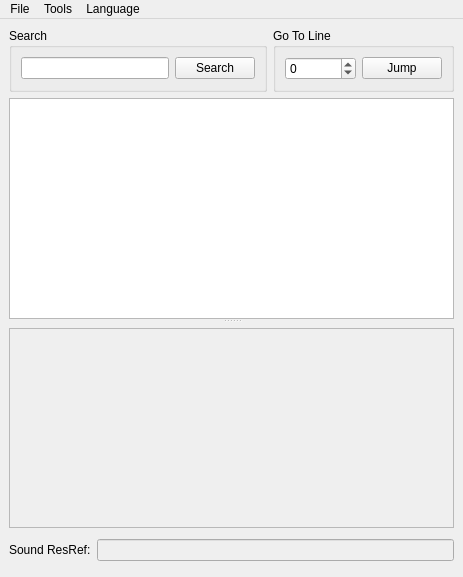
<?xml version="1.0" encoding="UTF-8"?>
<ui version="4.0">
 <class>MainWindow</class>
 <widget class="QMainWindow" name="MainWindow">
  <property name="geometry">
   <rect>
    <x>0</x>
    <y>0</y>
    <width>463</width>
    <height>577</height>
   </rect>
  </property>
  <property name="windowTitle">
   <string>MainWindow</string>
  </property>
  <widget class="QWidget" name="centralwidget">
   <layout class="QGridLayout" name="gridLayout">
    <item row="0" column="0">
     <widget class="QSplitter" name="splitter">
      <property name="orientation">
       <enum>Qt::Vertical</enum>
      </property>
      <widget class="QWidget" name="layoutWidget">
       <layout class="QVBoxLayout" name="verticalLayout">
        <item>
         <layout class="QHBoxLayout" name="horizontalLayout_3" stretch="5,3">
          <item>
           <widget class="QGroupBox" name="searchBox">
            <property name="title">
             <string>Search</string>
            </property>
            <layout class="QHBoxLayout" name="horizontalLayout_2">
             <item>
              <widget class="QLineEdit" name="searchEdit"/>
             </item>
             <item>
              <widget class="QPushButton" name="searchButton">
               <property name="text">
                <string>Search</string>
               </property>
              </widget>
             </item>
            </layout>
           </widget>
          </item>
          <item>
           <widget class="QGroupBox" name="jumpBox">
            <property name="title">
             <string>Go To Line</string>
            </property>
            <layout class="QHBoxLayout" name="horizontalLayout_4">
             <item>
              <widget class="QSpinBox" name="jumpSpinbox">
               <property name="minimum">
                <number>-2147483648</number>
               </property>
               <property name="maximum">
                <number>2147483647</number>
               </property>
              </widget>
             </item>
             <item>
              <widget class="QPushButton" name="jumpButton">
               <property name="text">
                <string>Jump</string>
               </property>
              </widget>
             </item>
            </layout>
           </widget>
          </item>
         </layout>
        </item>
        <item>
         <widget class="QTableView" name="talkTable">
          <property name="editTriggers">
           <set>QAbstractItemView::NoEditTriggers</set>
          </property>
          <property name="selectionMode">
           <enum>QAbstractItemView::SingleSelection</enum>
          </property>
          <property name="selectionBehavior">
           <enum>QAbstractItemView::SelectRows</enum>
          </property>
          <attribute name="horizontalHeaderVisible">
           <bool>false</bool>
          </attribute>
          <attribute name="horizontalHeaderHighlightSections">
           <bool>false</bool>
          </attribute>
          <attribute name="horizontalHeaderStretchLastSection">
           <bool>true</bool>
          </attribute>
         </widget>
        </item>
       </layout>
      </widget>
      <widget class="QWidget" name="layoutWidget1">
       <layout class="QVBoxLayout" name="verticalLayout_2">
        <item>
         <widget class="QPlainTextEdit" name="textEdit">
          <property name="enabled">
           <bool>false</bool>
          </property>
          <property name="maximumSize">
           <size>
            <width>16777215</width>
            <height>200</height>
           </size>
          </property>
         </widget>
        </item>
        <item>
         <layout class="QHBoxLayout" name="horizontalLayout">
          <item>
           <widget class="QLabel" name="label">
            <property name="text">
             <string>Sound ResRef:</string>
            </property>
           </widget>
          </item>
          <item>
           <widget class="QLineEdit" name="soundEdit">
            <property name="enabled">
             <bool>false</bool>
            </property>
            <property name="maxLength">
             <number>16</number>
            </property>
           </widget>
          </item>
         </layout>
        </item>
       </layout>
      </widget>
     </widget>
    </item>
   </layout>
  </widget>
  <widget class="QMenuBar" name="menubar">
   <property name="geometry">
    <rect>
     <x>0</x>
     <y>0</y>
     <width>463</width>
     <height>21</height>
    </rect>
   </property>
   <widget class="QMenu" name="menuView">
    <property name="title">
     <string>Tools</string>
    </property>
    <addaction name="actionGoTo"/>
    <addaction name="actionFind"/>
    <addaction name="actionInsert"/>
   </widget>
   <widget class="QMenu" name="menuFile">
    <property name="title">
     <string>File</string>
    </property>
    <addaction name="actionNew"/>
    <addaction name="actionOpen"/>
    <addaction name="actionSave"/>
    <addaction name="actionSaveAs"/>
    <addaction name="separator"/>
    <addaction name="actionRevert"/>
    <addaction name="separator"/>
    <addaction name="actionClose"/>
   </widget>
   <widget class="QMenu" name="menuLanguage">
    <property name="title">
     <string>Language</string>
    </property>
    <addaction name="actionAuto_detect_slower"/>
   </widget>
   <addaction name="menuFile"/>
   <addaction name="menuView"/>
   <addaction name="menuLanguage"/>
  </widget>
  <action name="actionGoTo">
   <property name="text">
    <string>Go to</string>
   </property>
  </action>
  <action name="actionFind">
   <property name="text">
    <string>Find</string>
   </property>
  </action>
  <action name="actionNew">
   <property name="text">
    <string>New</string>
   </property>
  </action>
  <action name="actionOpen">
   <property name="text">
    <string>Open</string>
   </property>
  </action>
  <action name="actionSave">
   <property name="text">
    <string>Save</string>
   </property>
  </action>
  <action name="actionSaveAs">
   <property name="text">
    <string>Save As</string>
   </property>
  </action>
  <action name="actionRevert">
   <property name="text">
    <string>Revert</string>
   </property>
  </action>
  <action name="actionClose">
   <property name="text">
    <string>Exit</string>
   </property>
  </action>
  <action name="actionInsert">
   <property name="text">
    <string>Insert</string>
   </property>
  </action>
  <action name="actionAuto_detect_slower">
   <property name="text">
    <string>Auto-detect (slower)</string>
   </property>
  </action>
 </widget>
 <resources/>
 <connections/>
</ui>
